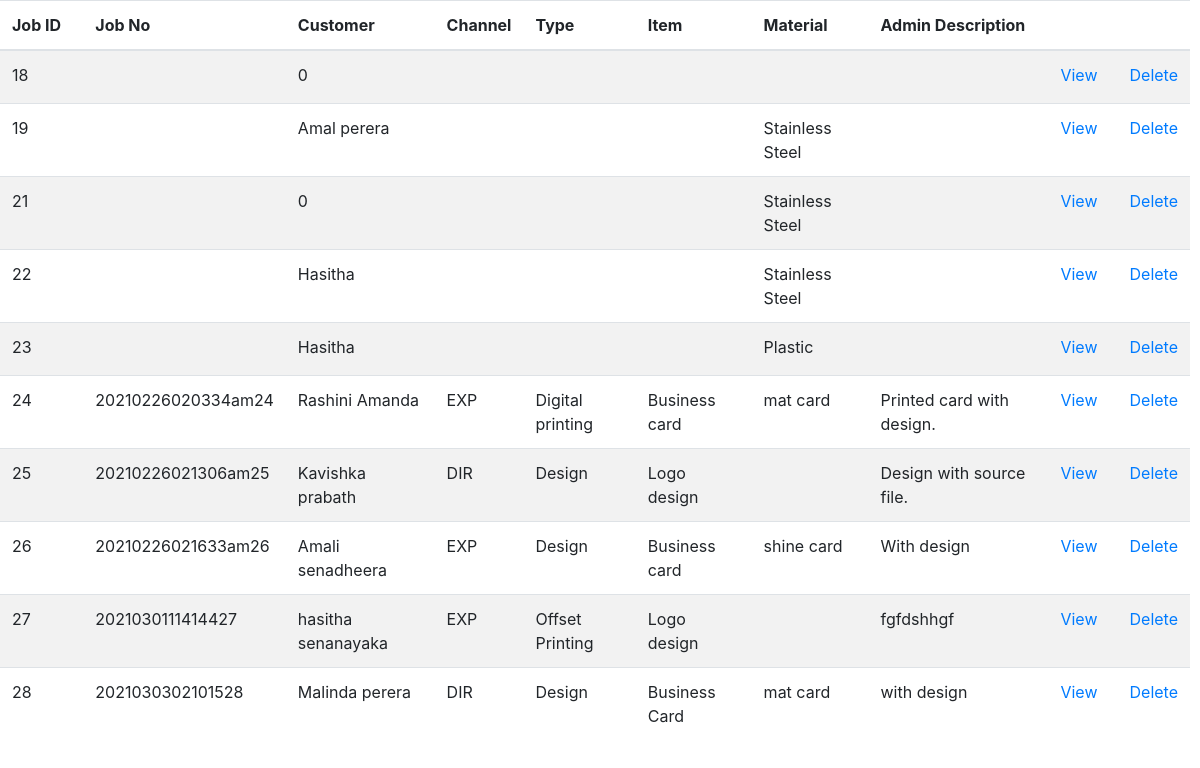
The app's page /tables/inbound_requests_table.php (signed in) with its own data.
### tables this page shows
CREATE TABLE `jobs` (
  `id` int(11) NOT NULL,
  `job_no` varchar(100) NOT NULL,
  `customer` varchar(400) NOT NULL,
  `channel` varchar(100) NOT NULL,
  `job_type` varchar(100) NOT NULL,
  `product` varchar(100) NOT NULL,
  `category` varchar(100) NOT NULL,
  `material` varchar(64) NOT NULL,
  `size` varchar(50) NOT NULL,
  `bind` varchar(50) NOT NULL,
  `colour` varchar(20) NOT NULL,
  `user_description` varchar(250) NOT NULL,
  `date` date NOT NULL,
  `quantity` decimal(10,2) NOT NULL,
  `budget` decimal(10,2) NOT NULL,
  `discount` decimal(10,2) NOT NULL,
  `discounted` decimal(10,2) NOT NULL,
  `ad_pay_amount` decimal(10,2) NOT NULL,
  `rest` decimal(10,2) NOT NULL,
  `admin_description` varchar(250) NOT NULL,
  `state` enum('request','design','production','reject','QA','complete','dispatch') NOT NULL,
  `accepted_by` varchar(100) NOT NULL,
  `checked_by` varchar(100) NOT NULL,
  `failed_reason` varchar(255) NOT NULL,
  `cash` decimal(10,2) NOT NULL,
  `change_amt` decimal(10,2) NOT NULL,
  `payment` decimal(10,2) NOT NULL,
  `dispatch_day` varchar(100) NOT NULL,
  `dispatch_year` varchar(10) NOT NULL,
  `dispatch_month` varchar(10) NOT NULL
);

### tables/inbound_requests_table.php (the view, shortened to what this page needs)
<!DOCTYPE html>
<html>
<head>
</head>
<body>
  <?php
   require '../include/config.php';
   $view_status ="request";
  if(isset($_POST["query"]))
  {
     $search =$_POST["query"];
     $query = "SELECT * FROM jobs WHERE state='$view_status' AND id LIKE '%".$search."%' ";
  }
  else
  {
     $query = "SELECT * FROM jobs WHERE state='$view_status'";
  }
  $result = mysqli_query($conn ,$query);
  if(mysqli_num_rows($result)>0)
  {
    ?>
 <div class="tablealign">
 <?php include('../include/head.php'); ?>
  <table id="editable_table" class="table table table-striped">
   <thead>
    <tr>
     <th>Job ID</th>
     <th>Job No</th>
     <th>Customer</th>
     <th>Channel</th>
     <th>Type</th>
     <th>Item</th>
     <th>Material</th>
     <th>Admin Description</th>
     <th></th>
     <th></th>
    </tr>
   </thead>
   <tbody>
   <?php
   while($row = mysqli_fetch_array($result))
   {
    echo '
    <tr>
     <td style="width: 7%;">'.$row["id"].'</td>
     <td>'.$row["job_no"].'</td>
     <td>'.$row["customer"].'</td>
     <td>'.$row["channel"].'</td>
     <td>'.$row["job_type"].'</td>
     <td>'.$row["product"].'</td>
     <td>'.$row["material"].'</td>
     <td>'.$row["admin_description"].'</td>
      <td><button type="button"  id="' .$row["id"].'" name="'.$row["id"].'" class="btn btn-primary btn-sm view_data" data-toggle="modal" data-target="#myModal" style="background-color: transparent; border: 0px; color: #007bff; font-size: 16px; padding-top: 0px;">View</button></td>
     <td style="width: 5%;"><a href="../controller/inbound_requests_controller?j_delete_id='.$row["id"].'" onclick="confirmation(event)">Delete</a></td>
    </tr>
     ';
   }
   ?>
   </tbody>
  </table>
</div>
   <?php
  }
  else
  {
   echo 'Data Not Found';
  }
  ?>
  </body>
  </html>

### css/sb-admin.css (style rules this page uses)
html { position: relative; min-height: 100%; }
body { overflow-x: hidden; }

### tables/inbound_requests_table.php (style rules this page uses)
.tablealign { margin-right: 10px; }

### records on screen
jobs: id "18", customer "0"
jobs: id "19", customer "Amal perera", material "Stainless Steel"
jobs: id "21", customer "0", material "Stainless Steel"
jobs: id "22", customer "Hasitha", material "Stainless Steel"
jobs: id "23", customer "Hasitha", material "Plastic"
jobs: id "24", job_no "20210226020334am24", customer "Rashini Amanda", channel "EXP", job_type "Digital printing", product "Business card", material "mat card", admin_description "Printed card with design."
jobs: id "25", job_no "20210226021306am25", customer "Kavishka prabath", channel "DIR", job_type "Design", product "Logo design", admin_description "Design with source file."
jobs: id "26", job_no "20210226021633am26", customer "Amali senadheera", channel "EXP", job_type "Design", product "Business card", material "shine card", admin_description "With design"
jobs: id "27", job_no "2021030111414427", customer "hasitha senanayaka", channel "EXP", job_type "Offset Printing", product "Logo design", admin_description "fgfdshhgf"
jobs: id "28", job_no "2021030302101528", customer "Malinda perera", channel "DIR", job_type "Design", product "Business Card", material "mat card", admin_description "with design"
